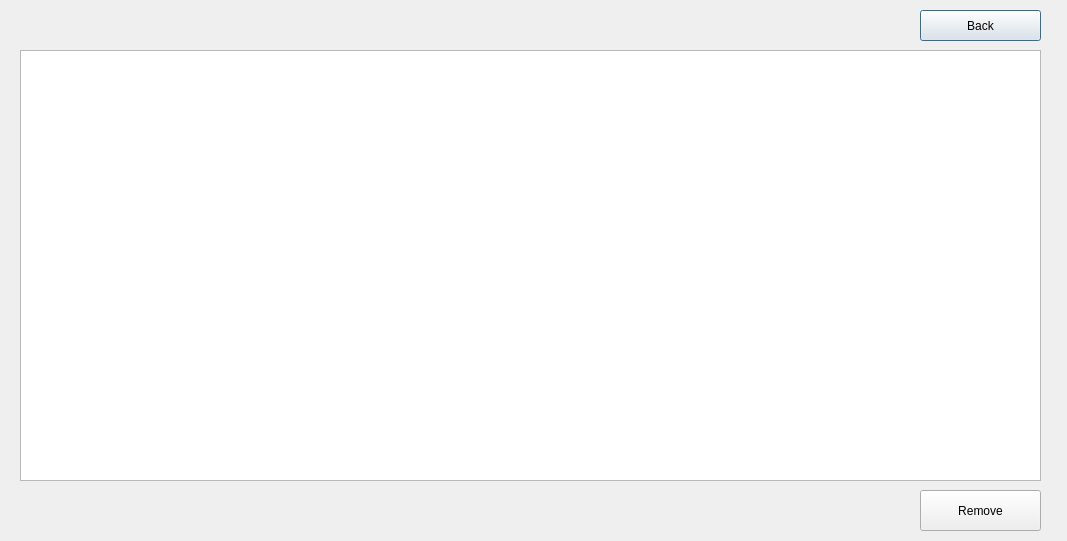
<?xml version="1.0" encoding="UTF-8"?>
<ui version="4.0">
 <class>RemoveMenuItem</class>
 <widget class="QDialog" name="RemoveMenuItem">
  <property name="geometry">
   <rect>
    <x>0</x>
    <y>0</y>
    <width>1067</width>
    <height>541</height>
   </rect>
  </property>
  <property name="minimumSize">
   <size>
    <width>1067</width>
    <height>541</height>
   </size>
  </property>
  <property name="maximumSize">
   <size>
    <width>1067</width>
    <height>541</height>
   </size>
  </property>
  <property name="windowTitle">
   <string>Dialog</string>
  </property>
  <widget class="QTableWidget" name="twMenuItems">
   <property name="geometry">
    <rect>
     <x>20</x>
     <y>50</y>
     <width>1021</width>
     <height>431</height>
    </rect>
   </property>
   <property name="editTriggers">
    <set>QAbstractItemView::NoEditTriggers</set>
   </property>
   <property name="tabKeyNavigation">
    <bool>false</bool>
   </property>
   <property name="showDropIndicator" stdset="0">
    <bool>false</bool>
   </property>
   <property name="dragDropOverwriteMode">
    <bool>false</bool>
   </property>
   <property name="selectionMode">
    <enum>QAbstractItemView::SingleSelection</enum>
   </property>
   <property name="selectionBehavior">
    <enum>QAbstractItemView::SelectRows</enum>
   </property>
  </widget>
  <widget class="QPushButton" name="pbBack">
   <property name="geometry">
    <rect>
     <x>920</x>
     <y>10</y>
     <width>121</width>
     <height>31</height>
    </rect>
   </property>
   <property name="text">
    <string>Back</string>
   </property>
  </widget>
  <widget class="QPushButton" name="pbRemoveItem">
   <property name="geometry">
    <rect>
     <x>920</x>
     <y>490</y>
     <width>121</width>
     <height>41</height>
    </rect>
   </property>
   <property name="text">
    <string>Remove</string>
   </property>
  </widget>
  <widget class="QLabel" name="lblError">
   <property name="geometry">
    <rect>
     <x>20</x>
     <y>490</y>
     <width>441</width>
     <height>31</height>
    </rect>
   </property>
   <property name="font">
    <font>
     <pointsize>11</pointsize>
    </font>
   </property>
   <property name="text">
    <string/>
   </property>
  </widget>
 </widget>
 <resources/>
 <connections/>
</ui>
